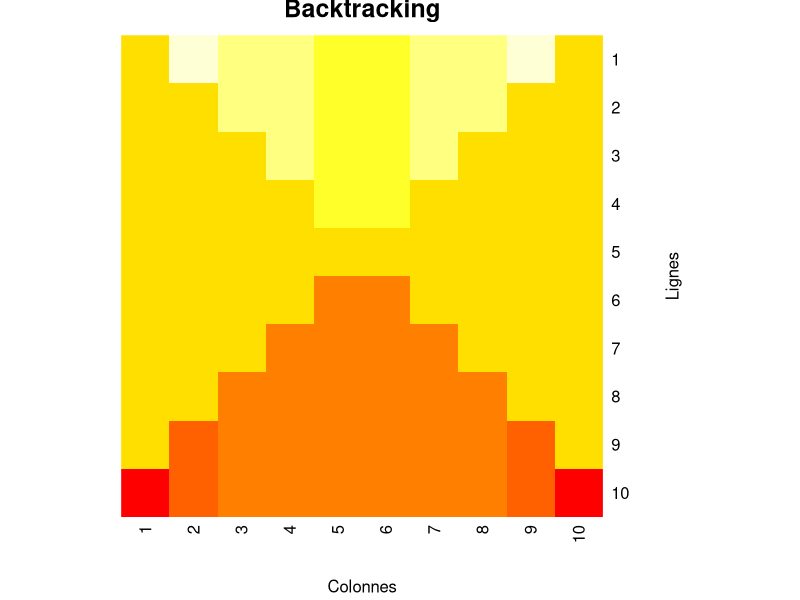

The R script that drew this image:
backtracking <- function(x, y) {
  k <- 0
  cb_initial <- integer(x)
  
  est_valide <- function(cb, colonne, ligne) {
    # Vérifie si une dame peut être placée dans la colonne/ligne spécifiée
    i <- 1
    while (i < colonne) {
      if (cb[i] == ligne || 
          cb[i] - i == ligne - colonne || 
          cb[i] + i == ligne + colonne) {
        return(FALSE)
      }
      i <- i + 1
    }
    return(TRUE)
  }
  
  placer_dames <- function(cb, colonne = 1) {
    if (colonne > x) {
      k <<- k + 1
      print(cb)
    } else {
      ligne <- 1
      while (ligne <= y) {  # Utilisez y pour le nombre de colonnes
        if (est_valide(cb, colonne, ligne)) {
          cb[colonne] <- ligne
          placer_dames(cb, colonne + 1)
        }
        ligne <- ligne + 1
      }
    }
  }
  
  placer_dames(cb_initial)
  cat("Nombre de k trouvées:", k, "\n") #Affiche le nombre total de solutions trouvées.
  
  
  # Création du heatmap pour visualiser les cases les plus touchées
  
  plateau <- matrix(0, nrow = x, ncol = y) # Création de la matrice de dimensions x par y remplie de zéros
  col <- 1
  while (col <= x) {
    row <- cb_initial[col]
    plateau[row, col] <- plateau[row, col] + 1
    i <- 1
    while (i <= x) {
      if (i != col) {
        # Attaques horizontales et diagonales
        
        plateau[cb_initial[i], col] <- plateau[cb_initial[i], col] + 1 #Incrémente le nombre d'attaques sur la case correspondante dans la matrice
        
        if (cb_initial[i] + (col - i) > 0 && cb_initial[i] + (col - i) <= y) {
          plateau[cb_initial[i] + (col - i), col] <- plateau[cb_initial[i] + (col - i), col] + 1
        }
        if (cb_initial[i] - (col - i) > 0 && cb_initial[i] - (col - i) <= y) {
          plateau[cb_initial[i] - (col - i), col] <- plateau[cb_initial[i] - (col - i), col] + 1
        }
      }
      i <- i + 1
    }
    col <- col + 1
  }
  
  #Création du heatmap avec la bibliothèque gplots
  
  heatmap(as.matrix(plateau), Rowv = NA, Colv = NA, col = heat.colors(12), scale = "column",
          main = "Backtracking", xlab = "Colonnes", ylab = "Lignes",
          revC = TRUE, symm = TRUE)
}

# Lancement de la fonction principale
backtracking(10, 10)


